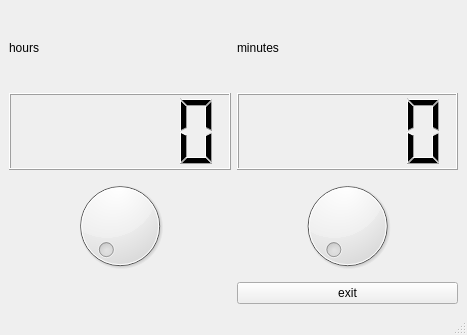
<?xml version="1.0" encoding="UTF-8"?>
<ui version="4.0">
 <class>RellotgeDigital</class>
 <widget class="QMainWindow" name="RellotgeDigital">
  <property name="geometry">
   <rect>
    <x>0</x>
    <y>0</y>
    <width>467</width>
    <height>335</height>
   </rect>
  </property>
  <property name="windowTitle">
   <string>MainWindow</string>
  </property>
  <widget class="QWidget" name="centralwidget">
   <layout class="QGridLayout" name="gridLayout" rowstretch="0,0">
    <item row="0" column="0">
     <layout class="QVBoxLayout" name="verticalLayout_2">
      <item>
       <widget class="QLabel" name="label">
        <property name="text">
         <string>hours</string>
        </property>
       </widget>
      </item>
      <item>
       <widget class="QLCDNumber" name="lcdNumber"/>
      </item>
      <item>
       <widget class="QDial" name="dial">
        <property name="maximum">
         <number>23</number>
        </property>
       </widget>
      </item>
     </layout>
    </item>
    <item row="0" column="1">
     <layout class="QVBoxLayout" name="verticalLayout">
      <item>
       <widget class="QLabel" name="label_2">
        <property name="text">
         <string>minutes</string>
        </property>
       </widget>
      </item>
      <item>
       <widget class="QLCDNumber" name="lcdNumber_2"/>
      </item>
      <item>
       <widget class="QDial" name="dial_2">
        <property name="maximum">
         <number>59</number>
        </property>
       </widget>
      </item>
     </layout>
    </item>
    <item row="1" column="1">
     <widget class="QPushButton" name="pushButton">
      <property name="text">
       <string>exit</string>
      </property>
     </widget>
    </item>
   </layout>
  </widget>
  <widget class="QMenuBar" name="menubar">
   <property name="geometry">
    <rect>
     <x>0</x>
     <y>0</y>
     <width>467</width>
     <height>21</height>
    </rect>
   </property>
  </widget>
  <widget class="QStatusBar" name="statusbar"/>
 </widget>
 <resources/>
 <connections>
  <connection>
   <sender>dial_2</sender>
   <signal>valueChanged(int)</signal>
   <receiver>lcdNumber_2</receiver>
   <slot>display(int)</slot>
   <hints>
    <hint type="sourcelabel">
     <x>356</x>
     <y>209</y>
    </hint>
    <hint type="destinationlabel">
     <x>343</x>
     <y>135</y>
    </hint>
   </hints>
  </connection>
  <connection>
   <sender>dial</sender>
   <signal>valueChanged(int)</signal>
   <receiver>lcdNumber</receiver>
   <slot>display(int)</slot>
   <hints>
    <hint type="sourcelabel">
     <x>123</x>
     <y>208</y>
    </hint>
    <hint type="destinationlabel">
     <x>124</x>
     <y>148</y>
    </hint>
   </hints>
  </connection>
  <connection>
   <sender>pushButton</sender>
   <signal>clicked()</signal>
   <receiver>RellotgeDigital</receiver>
   <slot>close()</slot>
   <hints>
    <hint type="sourcelabel">
     <x>364</x>
     <y>291</y>
    </hint>
    <hint type="destinationlabel">
     <x>182</x>
     <y>296</y>
    </hint>
   </hints>
  </connection>
 </connections>
</ui>
